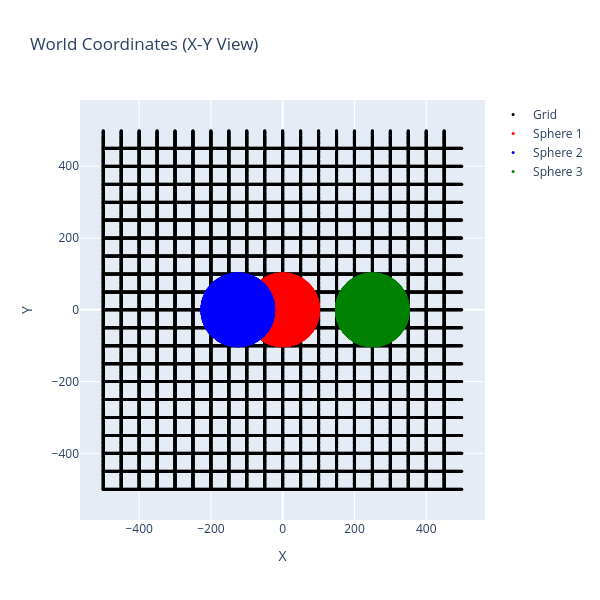

The cell this chart's notebook holds for it:
### Markdown cell above
### Plotting and displaying the results

### Code cell
# World coordinates (X-Y view) using Plotly
fig = go.Figure()

fig.add_trace(go.Scatter(
    x=pointsGrid_world[0,:], 
    y=pointsGrid_world[1,:],
    mode='markers',
    marker=dict(size=3, color='black'),
    name='Grid'
))

fig.add_trace(go.Scatter(
    x=pointsSphere1_world[0,:], 
    y=pointsSphere1_world[1,:],
    mode='markers',
    marker=dict(size=3, color='red'),
    name='Sphere 1'
))

fig.add_trace(go.Scatter(
    x=pointsSphere2_world[0,:], 
    y=pointsSphere2_world[1,:],
    mode='markers',
    marker=dict(size=3, color='blue'),
    name='Sphere 2'
))

fig.add_trace(go.Scatter(
    x=pointsSphere3_world[0,:], 
    y=pointsSphere3_world[1,:],
    mode='markers',
    marker=dict(size=3, color='green'),
    name='Sphere 3'
))

fig.update_layout(
    title='World Coordinates (X-Y View)',
    xaxis_title='X',
    yaxis_title='Y',
    yaxis=dict(scaleanchor="x", scaleratio=1),
    width=600,
    height=600
)
fig.show()


# Projected coordinates using Plotly
fig = go.Figure()

fig.add_trace(go.Scatter(
    x=projected_pointsGrid[0,:], 
    y=projected_pointsGrid[1,:],
    mode='markers',
    marker=dict(size=3, color='black'),
    name='Grid'
))

fig.add_trace(go.Scatter(
    x=projected_pointsSphere1[0,:], 
    y=projected_pointsSphere1[1,:],
    mode='markers',
    marker=dict(size=3, color='red'),
    name='Sphere 1'
))

fig.add_trace(go.Scatter(
    x=projected_pointsSphere2[0,:], 
    y=projected_pointsSphere2[1,:],
    mode='markers',
    marker=dict(size=3, color='blue'),
    name='Sphere 2'
))

fig.add_trace(go.Scatter(
    x=projected_pointsSphere3[0,:], 
    y=projected_pointsSphere3[1,:],
    mode='markers',
    marker=dict(size=3, color='green'),
    name='Sphere 3'
))

fig.update_layout(
    title='Camera Projected Coordinates (2D Image)',
    xaxis_title='X (pixels)',
    yaxis_title='Y (pixels)',
    xaxis=dict(range=[-10, 10]),
    yaxis=dict(range=[-10, 10], scaleanchor="x", scaleratio=1),
    width=600,
    height=600
)
fig.show()

### Figure 1 — Plotly figure (JSON) as saved in the notebook; plotly's stock layout.template omitted (floating-point values rounded to 4 significant figures; data arrays with more than 128 entries replaced by an {"elided": "..."} marker saying what was removed)
{"data": [{"marker": {"color": "black", "size": 3}, "mode": "markers", "name": "Grid", "type": "scatter", "x": {"elided": "40000 int values"}, "y": {"elided": "40000 int values"}}, {"marker": {"color": "red", "size": 3}, "mode": "markers", "name": "Sphere 1", "type": "scatter", "x": {"elided": "13500 float values"}, "y": {"elided": "13500 float values"}}, {"marker": {"color": "blue", "size": 3}, "mode": "markers", "name": "Sphere 2", "type": "scatter", "x": {"elided": "13500 float values"}, "y": {"elided": "13500 float values"}}, {"marker": {"color": "green", "size": 3}, "mode": "markers", "name": "Sphere 3", "type": "scatter", "x": {"elided": "13500 float values"}, "y": {"elided": "13500 float values"}}], "layout": {"height": 600, "title": {"text": "World Coordinates (X-Y View)"}, "width": 600, "xaxis": {"title": {"text": "X"}}, "yaxis": {"scaleanchor": "x", "scaleratio": 1, "title": {"text": "Y"}}}}
